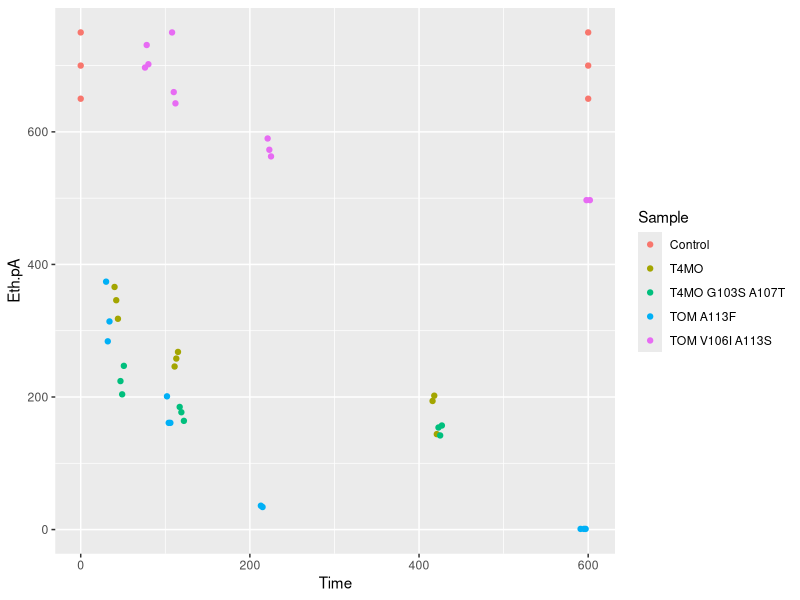

Here is the R script that generated this plot: (Note: this script raises an error after producing the figure.)
d=read.csv('time.csv')
names(d)
library(ggplot2)
ggplot(d,aes(Time,Eth.pA,color=Sample)) + 
geom_point() + 
ggsave('fig3.png')
